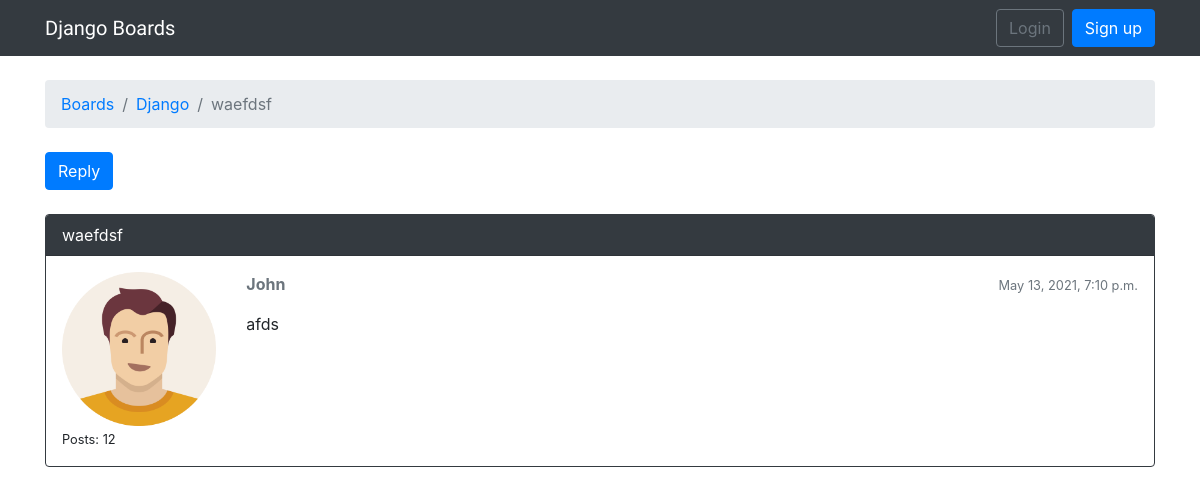
Page /boards/1/topics/17/ on the earlier database version.
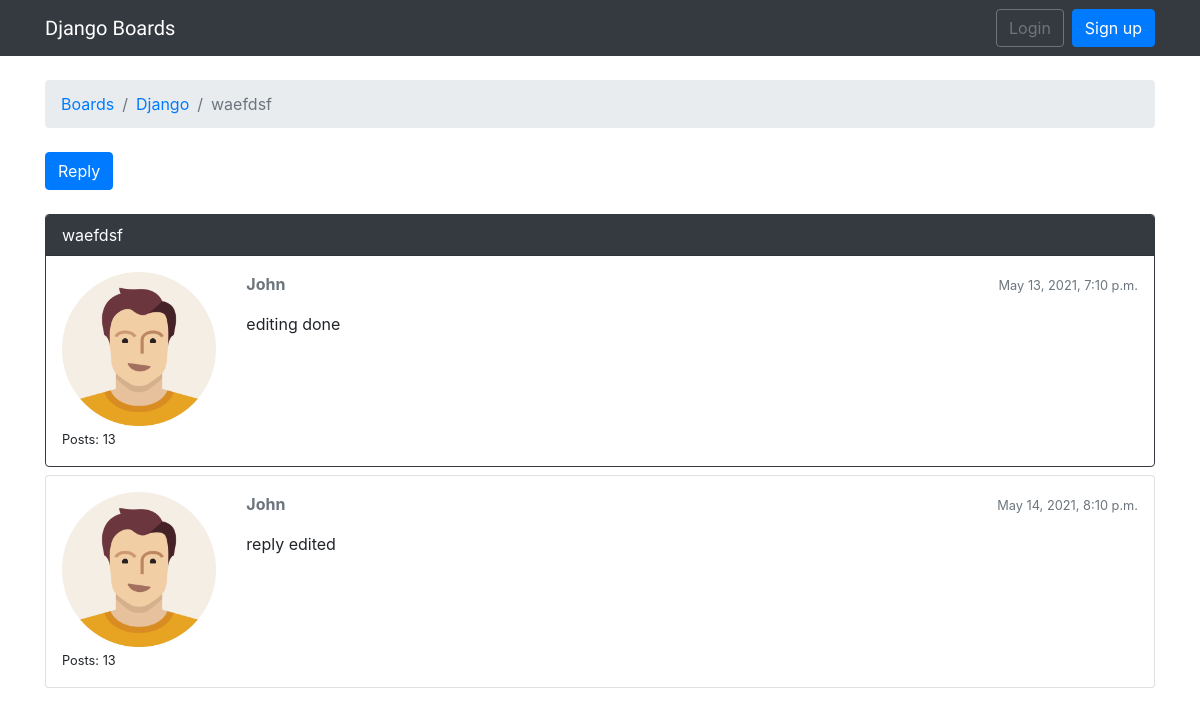
Same page on the later database version.
### boards/models.py (models this page shows, shortened)
class Topic(models.Model):
    subject = models.CharField(max_length=255)
    last_updated = models.DateTimeField(auto_now_add=True)
    board = models.ForeignKey(Board, related_name='topics',on_delete=models.CASCADE)
    starter = models.ForeignKey(User, related_name='topics',on_delete=models.CASCADE)
    views = models.PositiveIntegerField(default=0)

class Board(models.Model):
    name = models.CharField(max_length=30, unique=True)
    description = models.CharField(max_length=100)

class Post(models.Model):
    message = models.TextField(max_length=4000)
    topic = models.ForeignKey(Topic, related_name='posts',on_delete=models.CASCADE)
    created_at = models.DateTimeField(auto_now_add=True)
    updated_at = models.DateTimeField(null=True)
    created_by = models.ForeignKey(User, related_name='posts',on_delete=models.CASCADE)
    updated_by = models.ForeignKey(User, null=True, related_name='+',on_delete=models.CASCADE)

### boards/views.py (the view)
# urls.py: path(r'boards/<int:board_pk>/topics/<int:pk>/', views.topic_posts, name='topic_posts'),
def topic_posts(request, board_pk, pk):
    topic = get_object_or_404(Topic, board__pk=board_pk, pk=pk)
    topic.views += 1
    topic.save()
    return render(request, 'topic_posts.html', {'topic': topic})

### templates/topic_posts.html (shortened to what this page needs)
{% extends 'base.html' %}
{% load static %}
{% block breadcrumb %}
  <li class="breadcrumb-item"><a href="{% url 'home' %}">Boards</a></li>
  <li class="breadcrumb-item"><a href="{% url 'board_topics' topic.board.pk %}">{{ topic.board.name }}</a></li>
  <li class="breadcrumb-item active">{{ topic.subject }}</li>
{% endblock %}
{% block content %}
  <div class="mb-4">
    <a href="{% url 'reply_topic' topic.board.pk topic.pk %}" class="btn btn-primary" role="button">Reply</a>
  </div>
  {% for post in topic.posts.all %}
    <div class="card mb-2 {% if forloop.first %}border-dark{% endif %}">
      {% if forloop.first %}
        <div class="card-header text-white bg-dark py-2 px-3">{{ topic.subject }}</div>
      {% endif %}
      <div class="card-body p-3">
        <div class="row">
          <div class="col-2">
            <img src="{% static 'img/demo_profile_img.png' %}" alt="{{ post.created_by.username }}" class="w-100">
            <small>Posts: {{ post.created_by.posts.count }}</small>
          </div>
          <div class="col-10">
            <div class="row mb-3">
              <div class="col-6">
                <strong class="text-muted">{{ post.created_by.username }}</strong>
              </div>
              <div class="col-6 text-right">
                <small class="text-muted">{{ post.created_at }}</small>
              </div>
            </div>
            {{ post.message }}
          </div>
        </div>
      </div>
    </div>
  {% endfor %}
{% endblock %}

### templates/base.html (shortened to what this page needs)
{% load static %}<!DOCTYPE html>
<html>
  <head>
    <link rel="stylesheet" href="{% static 'css/bootstrap.min.css' %}">
    <link rel="stylesheet" href="{% static 'css/app.css' %}">
  </head>
  <body>
    {% block body %}
    <nav class="navbar navbar-expand-sm navbar-dark bg-dark">
      <div class="container">
        <a class="navbar-brand" href="{% url 'home' %}">Django Boards</a>
        <div class="collapse navbar-collapse" id="mainMenu">
          {% if user.is_authenticated %}
          <ul class="navbar-nav ml-auto">
            <li class="nav-item dropdown">
              <a class="nav-link dropdown-toggle" href="#" id="userMenu" data-toggle="dropdown" aria-haspopup="true" aria-expanded="false">{{ user.username }}</a>
              <div class="dropdown-menu dropdown-menu-right" aria-labelledby="userMenu">
              <a class="dropdown-item" href="#">My account</a>
              <a class="dropdown-item" href="#">Change password</a>
              <div class="dropdown-divider"></div>
              <a class="dropdown-item" href="{% url 'logout' %}">Log out</a>
              </div>
            </li>
          </ul>
          {% else %}
          <form class="form-inline ml-auto">
            <a href="{% url 'login' %}" class="btn btn-outline-secondary">Login</a>
            <a href="{% url 'signup' %}" class="btn btn-primary ml-2">Sign up</a>
          </form>
          {% endif %}
        </div>
      </div>
    </nav>
    <div class="container">
      <ol class="breadcrumb my-4">
        {% block breadcrumb %}
        {% endblock %}
      </ol>
      {% block content %}
      {% endblock %}
    </div>
    {% endblock body %}
  </body>
</html>

### static/css/app.css (style rules this page uses)
.navbar-brand { font-family: 'Train One', cursive; }

Differences in the rows shown:
changed Post: created_by.posts.count "12" → "13"; message "afds" → "editing done"
added Post: created_by.posts.count "13", created_by.username "John", created_at "May 14, 2021, 8:10 p.m.", message "reply edited"
